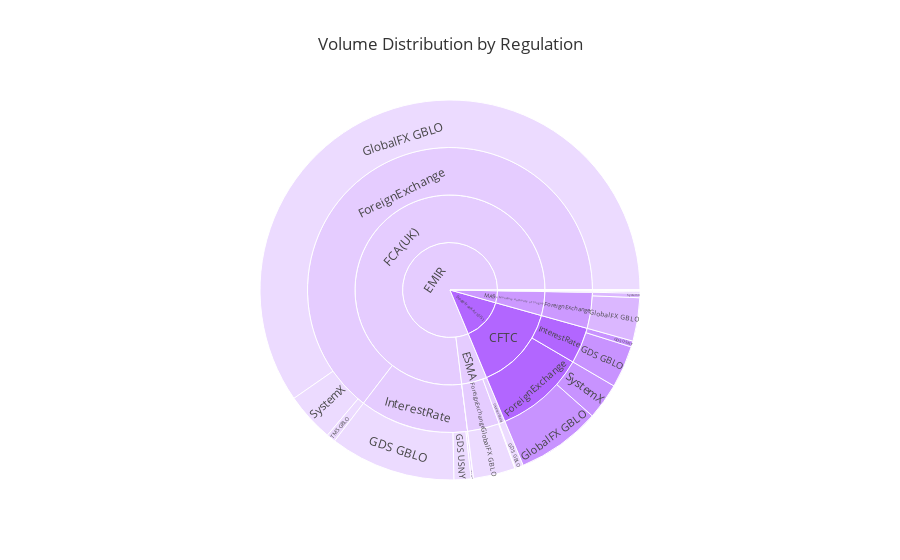

Write notebook code for a chart like this one.
### Code cell
label = []
parent = []
value = []
text = []
hoverinfo = []
color = []
# color_pallete = ['#ff9999', '#E5CCFF', '#CCFFCC','#D6DBDF', '#FFCCCC', '#A2D9CE', '#FFE5CC', '#CCE5FF', '#E0E0E0', '#CCFFE5']
color_pallete = ['#E5CCFF', '#CC99FF', '#B266FF','#9933FF', '#7F00FF', '#6600CC','#4C0099']
color_dict = {}

for i in range(0,len(list(dff['subjectIdentifier.regulatoryRegimeIdentifier.name'].unique()))):
    color_dict[list(dff['subjectIdentifier.regulatoryRegimeIdentifier.name'].unique())[i]] = color_pallete[i%(len(color_pallete))]

for i in list(dff['subjectIdentifier.regulatoryRegimeIdentifier.name'].unique()):
    label.append(i)
    text.append(i)
    parent.append('')
    val = dff[dff['subjectIdentifier.regulatoryRegimeIdentifier.name']==i].shape[0]
    value.append(val)
    color.append(color_dict[i])
    hoverinfo.append('Regime Name: ' + i + '<br>' + 'Count: ' + str(val))

for i in list(dff['subjectIdentifier.regulatoryRegimeIdentifier.name'].unique()):
    for j in list(dff[dff['subjectIdentifier.regulatoryRegimeIdentifier.name']==i]['subjectIdentifier.regulatoryRegimeIdentifier.regulatoryAuthority'].unique()):
        label.append(i + '/' + j)
        text.append(j)
        parent.append(i)
        color.append(color_dict[i])
        val = dff[(dff['subjectIdentifier.regulatoryRegimeIdentifier.name']==i) & (dff['subjectIdentifier.regulatoryRegimeIdentifier.regulatoryAuthority']==j)].shape[0]
        value.append(val)
        hoverinfo.append('Regime Name: ' + i + '<br>' + 
                         'Regulatory Authority: ' + j + '<br>' +
                         'Count: ' + str(val))

for i in list(dff['subjectIdentifier.regulatoryRegimeIdentifier.name'].unique()):
    for j in list(dff[dff['subjectIdentifier.regulatoryRegimeIdentifier.name']==i]['subjectIdentifier.regulatoryRegimeIdentifier.regulatoryAuthority'].unique()):
        for k in list(dff[(dff['subjectIdentifier.regulatoryRegimeIdentifier.regulatoryAuthority']==j) & (dff['subjectIdentifier.regulatoryRegimeIdentifier.name']==i)]['reportableData.assetClass'].unique()):
            label.append(i + '/' + j + '/' + k)
            text.append(k.replace(j+':',''))
            color.append(color_dict[i])
            parent.append(i + '/' + j)
            val = dff[(dff['subjectIdentifier.regulatoryRegimeIdentifier.regulatoryAuthority']==j) & (dff['subjectIdentifier.regulatoryRegimeIdentifier.name']==i) & (dff['reportableData.assetClass']==k)].shape[0]
            value.append(val)
            hoverinfo.append('Regime Name: ' + i + '<br>' + 
                             'Regulatory Authority: ' + j + '<br>' +
                             'Asset Class: ' + k + '<br>' +
                             'Count: ' + str(val))

for i in list(dff['subjectIdentifier.regulatoryRegimeIdentifier.name'].unique()):
    for j in list(dff[dff['subjectIdentifier.regulatoryRegimeIdentifier.name']==i]['subjectIdentifier.regulatoryRegimeIdentifier.regulatoryAuthority'].unique()):
        for k in list(dff[(dff['subjectIdentifier.regulatoryRegimeIdentifier.regulatoryAuthority']==j) & (dff['subjectIdentifier.regulatoryRegimeIdentifier.name']==i)]['reportableData.assetClass'].unique()):
            for l in list(dff[(dff['subjectIdentifier.regulatoryRegimeIdentifier.regulatoryAuthority']==j) & (dff['subjectIdentifier.regulatoryRegimeIdentifier.name']==i) & (dff['reportableData.assetClass']==k)]['subjectIdentifier.sourceSystem'].unique()):
                label.append(i + '/' + j + '/' + k + '/' + l)
                text.append(l)
                color.append(color_dict[i])
                parent.append(i + '/' + j + '/' + k)
                val = dff[(dff['subjectIdentifier.regulatoryRegimeIdentifier.regulatoryAuthority']==j) & (dff['subjectIdentifier.regulatoryRegimeIdentifier.name']==i) & (dff['reportableData.assetClass']==k) & (dff['subjectIdentifier.sourceSystem']==l)].shape[0]
                value.append(val)
                hoverinfo.append('Regime Name: ' + i + '<br>' + 
                             'Regulatory Authority: ' + j + '<br>' +
                             'Asset Class: ' + k + '<br>' +
                             'Source System: ' + l + '<br>' +
                             'Count: ' + str(val))

trace1 = go.Sunburst(
        text= text,
        labels = label,
        parents=parent,
        values = value,
        hovertext=hoverinfo,
        marker = dict(colors = color),
        # marker = dict(colors = ['red','yellow','green','blue','light blue','orange','purple','pink','grey','black']),
        hoverinfo="text",
        textinfo="text",
        branchvalues='total',
    )

fig = go.Figure(data = [trace1])

# fig.add_annotation(
#     x = 0,
#     y = 1.1,
#     text = "Actions Performed by Users in the one month period<br>Count of users: ",
#     showarrow =False,
#     font = dict(size=14, color='blue'),
# )

fig.update_layout(
    title='Volume Distribution by Regulation',
    template="ggplot2",
)

plotly.offline.plot(fig, filename = 'Volume Distribution by Regulation.html',auto_open=False)

fig.update_layout(
    height = 700,
)

fig.show()

### Figure 1 — Plotly figure (JSON) as saved in the notebook; plotly's stock layout.template omitted (floating-point values rounded to 4 significant figures)
{"data": [{"branchvalues": "total", "hoverinfo": "text", "hovertext": ["Regime Name: EMIR<br>Count: 150838", "Regime Name: MAS<br>Count: 7567", "Regime Name: Dodd-Frank Act (US)<br>Count: 26649", "Regime Name: Canada Rule 91-507<br>Count: 481", "Regime Name: EMIR<br>Regulatory Authority: FCA(UK)<br>Count: 142825", "Regime Name: EMIR<br>Regulatory Authority: ESMA<br>Count: 8013", "Regime Name: MAS<br>Regulatory Authority: The Monetary Authority of Singapore<br>Count: 7567", "Regime Name: Dodd-Frank Act (US)<br>Regulatory Authority: CFTC<br>Count: 26649", "Regime Name: Canada Rule 91-507<br>Regulatory Authority: Autorité des Marchés Financiers (QC, Canada)<br>Count: 151", "Regime Name: Canada Rule 91-507<br>Regulatory Authority: Ontario Securities Commission (ON, Canada)<br>Count: 298", "Regime Name: Canada Rule 91-507<br>Regulatory Authority: Manitoba Securities Commission (MB, Canada)<br>Count: 17", "Regime Name: Canada Rule 91-507<br>Regulatory Authority: Alberta Securities Commission (AB, Canada)<br>Count: 5", "Regime Name: Canada Rule 91-507<br>Regulatory Authority: Nova Scotia Securities Commission (NS, Canada)<br>Count: 10", "Regime Name: EMIR<br>Regulatory Authority: FCA(UK)<br>Asset Class: ForeignExchange<br>Count: 119879", "Regime Name: EMIR<br>Regulatory Authority: FCA(UK)<br>Asset Class: InterestRate<br>Count: 22943", "Regime Name: EMIR<br>Regulatory Authority: FCA(UK)<br>Asset Class: Credit<br>Count: 3", "Regime Name: EMIR<br>Regulatory Authority: ESMA<br>Asset Class: ForeignExchange<br>Count: 6740", "Regime Name: EMIR<br>Regulatory Authority: ESMA<br>Asset Class: InterestRate<br>Count: 1273", "Regime Name: MAS<br>Regulatory Authority: The Monetary Authority of Singapore<br>Asset Class: ForeignExchange<br>Count: 7567", "Regime Name: Dodd-Frank Act (US)<br>Regulatory Authority: CFTC<br>Asset Class: ForeignExchange<br>Count: 19063", "Regime Name: Dodd-Frank Act (US)<br>Regulatory Authority: CFTC<br>Asset Class: InterestRate<br>Count: 7586", "Regime Name: Canada Rule 91-507<br>Regulatory Authority: Autorité des Marchés Financiers (QC, Canada)<br>Asset Class: InterestRate<br>Count: 62", "Regime Name: Canada Rule 91-507<br>Regulatory Authority: Autorité des Marchés Financiers (QC, Canada)<br>Asset Class: ForeignExchange<br>Count: 89", "Regime Name: Canada Rule 91-507<br>Regulatory Authority: Ontario Securities Commission (ON, Canada)<br>Asset Class: InterestRate<br>Count: 81", "Regime Name: Canada Rule 91-507<br>Regulatory Authority: Ontario Securities Commission (ON, Canada)<br>Asset Class: ForeignExchange<br>Count: 217", "Regime Name: Canada Rule 91-507<br>Regulatory Authority: Manitoba Securities Commission (MB, Canada)<br>Asset Class: ForeignExchange<br>Count: 17", "Regime Name: Canada Rule 91-507<br>Regulatory Authority: Alberta Securities Commission (AB, Canada)<br>Asset Class: ForeignExchange<br>Count: 5", "Regime Name: Canada Rule 91-507<br>Regulatory Authority: Nova Scotia Securities Commission (NS, Canada)<br>Asset Class: ForeignExchange<br>Count: 4", "Regime Name: Canada Rule 91-507<br>Regulatory Authority: Nova Scotia Securities Commission (NS, Canada)<br>Asset Class: InterestRate<br>Count: 6", "Regime Name: EMIR<br>Regulatory Authority: FCA(UK)<br>Asset Class: ForeignExchange<br>Source System: GlobalFX GBLO<br>Count: 110688", "Regime Name: EMIR<br>Regulatory Authority: FCA(UK)<br>Asset Class: ForeignExchange<br>Source System: SystemX<br>Count: 7759", "Regime Name: EMIR<br>Regulatory Authority: FCA(UK)<br>Asset Class: ForeignExchange<br>Source System: TMS GBLO<br>Count: 1432", "Regime Name: EMIR<br>Regulatory Authority: FCA(UK)<br>Asset Class: InterestRate<br>Source System: GDS GBLO<br>Count: 19898", "Regime Name: EMIR<br>Regulatory Authority: FCA(UK)<br>Asset Class: InterestRate<br>Source System: GDS USNY<br>Count: 2685", "Regime Name: EMIR<br>Regulatory Authority: FCA(UK)<br>Asset Class: InterestRate<br>Source System: TMS GBLO<br>Count: 360", "Regime Name: EMIR<br>Regulatory Authority: FCA(UK)<br>Asset Class: Credit<br>Source System: ICE<br>Count: 3", "Regime Name: EMIR<br>Regulatory Authority: ESMA<br>Asset Class: ForeignExchange<br>Source System: GlobalFX GBLO<br>Count: 6620", "Regime Name: EMIR<br>Regulatory Authority: ESMA<br>Asset Class: ForeignExchange<br>Source System: SystemX<br>Count: 120", "Regime Name: EMIR<br>Regulatory Authority: ESMA<br>Asset Class: InterestRate<br>Source System: GDS GBLO<br>Count: 1273", "Regime Name: MAS<br>Regulatory Authority: The Monetary Authority of Singapore<br>Asset Class: ForeignExchange<br>Source System: GlobalFX GBLO<br>Count: 6843", "Regime Name: MAS<br>Regulatory Authority: The Monetary Authority of Singapore<br>Asset Class: ForeignExchange<br>Source System: SystemX<br>Count: 724", "Regime Name: Dodd-Frank Act (US)<br>Regulatory Authority: CFTC<br>Asset Class: ForeignExchange<br>Source System: GlobalFX GBLO<br>Count: 13307", "Regime Name: Dodd-Frank Act (US)<br>Regulatory Authority: CFTC<br>Asset Class: ForeignExchange<br>Source System: SystemX<br>Count: 5756", "Regime Name: Dodd-Frank Act (US)<br>Regulatory Authority: CFTC<br>Asset Class: InterestRate<br>Source System: GDS GBLO<br>Count: 6655", "Regime Name: Dodd-Frank Act (US)<br>Regulatory Authority: CFTC<br>Asset Class: InterestRate<br>Source System: GDS USNY<br>Count: 931", "Regime Name: Canada Rule 91-507<br>Regulatory Authority: Autorité des Marchés Financiers (QC, Canada)<br>Asset Class: InterestRate<br>Source System: GDS GBLO<br>Count: 62", "Regime Name: Canada Rule 91-507<br>Regulatory Authority: Autorité des Marchés Financiers (QC, Canada)<br>Asset Class: ForeignExchange<br>Source System: GlobalFX GBLO<br>Count: 80", "Regime Name: Canada Rule 91-507<br>Regulatory Authority: Autorité des Marchés Financiers (QC, Canada)<br>Asset Class: ForeignExchange<br>Source System: SystemX<br>Count: 9", "Regime Name: Canada Rule 91-507<br>Regulatory Authority: Ontario Securities Commission (ON, Canada)<br>Asset Class: InterestRate<br>Source System: GDS GBLO<br>Count: 75", "Regime Name: Canada Rule 91-507<br>Regulatory Authority: Ontario Securities Commission (ON, Canada)<br>Asset Class: InterestRate<br>Source System: GDS USNY<br>Count: 6", "Regime Name: Canada Rule 91-507<br>Regulatory Authority: Ontario Securities Commission (ON, Canada)<br>Asset Class: ForeignExchange<br>Source System: GlobalFX GBLO<br>Count: 200", "Regime Name: Canada Rule 91-507<br>Regulatory Authority: Ontario Securities Commission (ON, Canada)<br>Asset Class: ForeignExchange<br>Source System: SystemX<br>Count: 17", "Regime Name: Canada Rule 91-507<br>Regulatory Authority: Manitoba Securities Commission (MB, Canada)<br>Asset Class: ForeignExchange<br>Source System: GlobalFX GBLO<br>Count: 17", "Regime Name: Canada Rule 91-507<br>Regulatory Authority: Alberta Securities Commission (AB, Canada)<br>Asset Class: ForeignExchange<br>Source System: GlobalFX GBLO<br>Count: 5", "Regime Name: Canada Rule 91-507<br>Regulatory Authority: Nova Scotia Securities Commission (NS, Canada)<br>Asset Class: ForeignExchange<br>Source System: GlobalFX GBLO<br>Count: 4", "Regime Name: Canada Rule 91-507<br>Regulatory Authority: Nova Scotia Securities Commission (NS, Canada)<br>Asset Class: InterestRate<br>Source System: GDS USNY<br>Count: 6"], "labels": ["EMIR", "MAS", "Dodd-Frank Act (US)", "Canada Rule 91-507", "EMIR/FCA(UK)", "EMIR/ESMA", "MAS/The Monetary Authority of Singapore", "Dodd-Frank Act (US)/CFTC", "Canada Rule 91-507/Autorité des Marchés Financiers (QC, Canada)", "Canada Rule 91-507/Ontario Securities Commission (ON, Canada)", "Canada Rule 91-507/Manitoba Securities Commission (MB, Canada)", "Canada Rule 91-507/Alberta Securities Commission (AB, Canada)", "Canada Rule 91-507/Nova Scotia Securities Commission (NS, Canada)", "EMIR/FCA(UK)/ForeignExchange", "EMIR/FCA(UK)/InterestRate", "EMIR/FCA(UK)/Credit", "EMIR/ESMA/ForeignExchange", "EMIR/ESMA/InterestRate", "MAS/The Monetary Authority of Singapore/ForeignExchange", "Dodd-Frank Act (US)/CFTC/ForeignExchange", "Dodd-Frank Act (US)/CFTC/InterestRate", "Canada Rule 91-507/Autorité des Marchés Financiers (QC, Canada)/InterestRate", "Canada Rule 91-507/Autorité des Marchés Financiers (QC, Canada)/ForeignExchange", "Canada Rule 91-507/Ontario Securities Commission (ON, Canada)/InterestRate", "Canada Rule 91-507/Ontario Securities Commission (ON, Canada)/ForeignExchange", "Canada Rule 91-507/Manitoba Securities Commission (MB, Canada)/ForeignExchange", "Canada Rule 91-507/Alberta Securities Commission (AB, Canada)/ForeignExchange", "Canada Rule 91-507/Nova Scotia Securities Commission (NS, Canada)/ForeignExchange", "Canada Rule 91-507/Nova Scotia Securities Commission (NS, Canada)/InterestRate", "EMIR/FCA(UK)/ForeignExchange/GlobalFX GBLO", "EMIR/FCA(UK)/ForeignExchange/SystemX", "EMIR/FCA(UK)/ForeignExchange/TMS GBLO", "EMIR/FCA(UK)/InterestRate/GDS GBLO", "EMIR/FCA(UK)/InterestRate/GDS USNY", "EMIR/FCA(UK)/InterestRate/TMS GBLO", "EMIR/FCA(UK)/Credit/ICE", "EMIR/ESMA/ForeignExchange/GlobalFX GBLO", "EMIR/ESMA/ForeignExchange/SystemX", "EMIR/ESMA/InterestRate/GDS GBLO", "MAS/The Monetary Authority of Singapore/ForeignExchange/GlobalFX GBLO", "MAS/The Monetary Authority of Singapore/ForeignExchange/SystemX", "Dodd-Frank Act (US)/CFTC/ForeignExchange/GlobalFX GBLO", "Dodd-Frank Act (US)/CFTC/ForeignExchange/SystemX", "Dodd-Frank Act (US)/CFTC/InterestRate/GDS GBLO", "Dodd-Frank Act (US)/CFTC/InterestRate/GDS USNY", "Canada Rule 91-507/Autorité des Marchés Financiers (QC, Canada)/InterestRate/GDS GBLO", "Canada Rule 91-507/Autorité des Marchés Financiers (QC, Canada)/ForeignExchange/GlobalFX GBLO", "Canada Rule 91-507/Autorité des Marchés Financiers (QC, Canada)/ForeignExchange/SystemX", "Canada Rule 91-507/Ontario Securities Commission (ON, Canada)/InterestRate/GDS GBLO", "Canada Rule 91-507/Ontario Securities Commission (ON, Canada)/InterestRate/GDS USNY", "Canada Rule 91-507/Ontario Securities Commission (ON, Canada)/ForeignExchange/GlobalFX GBLO", "Canada Rule 91-507/Ontario Securities Commission (ON, Canada)/ForeignExchange/SystemX", "Canada Rule 91-507/Manitoba Securities Commission (MB, Canada)/ForeignExchange/GlobalFX GBLO", "Canada Rule 91-507/Alberta Securities Commission (AB, Canada)/ForeignExchange/GlobalFX GBLO", "Canada Rule 91-507/Nova Scotia Securities Commission (NS, Canada)/ForeignExchange/GlobalFX GBLO", "Canada Rule 91-507/Nova Scotia Securities Commission (NS, Canada)/InterestRate/GDS USNY"], "marker": {"colors": ["#E5CCFF", "#CC99FF", "#B266FF", "#9933FF", "#E5CCFF", "#E5CCFF", "#CC99FF", "#B266FF", "#9933FF", "#9933FF", "#9933FF", "#9933FF", "#9933FF", "#E5CCFF", "#E5CCFF", "#E5CCFF", "#E5CCFF", "#E5CCFF", "#CC99FF", "#B266FF", "#B266FF", "#9933FF", "#9933FF", "#9933FF", "#9933FF", "#9933FF", "#9933FF", "#9933FF", "#9933FF", "#E5CCFF", "#E5CCFF", "#E5CCFF", "#E5CCFF", "#E5CCFF", "#E5CCFF", "#E5CCFF", "#E5CCFF", "#E5CCFF", "#E5CCFF", "#CC99FF", "#CC99FF", "#B266FF", "#B266FF", "#B266FF", "#B266FF", "#9933FF", "#9933FF", "#9933FF", "#9933FF", "#9933FF", "#9933FF", "#9933FF", "#9933FF", "#9933FF", "#9933FF", "#9933FF"]}, "parents": ["", "", "", "", "EMIR", "EMIR", "MAS", "Dodd-Frank Act (US)", "Canada Rule 91-507", "Canada Rule 91-507", "Canada Rule 91-507", "Canada Rule 91-507", "Canada Rule 91-507", "EMIR/FCA(UK)", "EMIR/FCA(UK)", "EMIR/FCA(UK)", "EMIR/ESMA", "EMIR/ESMA", "MAS/The Monetary Authority of Singapore", "Dodd-Frank Act (US)/CFTC", "Dodd-Frank Act (US)/CFTC", "Canada Rule 91-507/Autorité des Marchés Financiers (QC, Canada)", "Canada Rule 91-507/Autorité des Marchés Financiers (QC, Canada)", "Canada Rule 91-507/Ontario Securities Commission (ON, Canada)", "Canada Rule 91-507/Ontario Securities Commission (ON, Canada)", "Canada Rule 91-507/Manitoba Securities Commission (MB, Canada)", "Canada Rule 91-507/Alberta Securities Commission (AB, Canada)", "Canada Rule 91-507/Nova Scotia Securities Commission (NS, Canada)", "Canada Rule 91-507/Nova Scotia Securities Commission (NS, Canada)", "EMIR/FCA(UK)/ForeignExchange", "EMIR/FCA(UK)/ForeignExchange", "EMIR/FCA(UK)/ForeignExchange", "EMIR/FCA(UK)/InterestRate", "EMIR/FCA(UK)/InterestRate", "EMIR/FCA(UK)/InterestRate", "EMIR/FCA(UK)/Credit", "EMIR/ESMA/ForeignExchange", "EMIR/ESMA/ForeignExchange", "EMIR/ESMA/InterestRate", "MAS/The Monetary Authority of Singapore/ForeignExchange", "MAS/The Monetary Authority of Singapore/ForeignExchange", "Dodd-Frank Act (US)/CFTC/ForeignExchange", "Dodd-Frank Act (US)/CFTC/ForeignExchange", "Dodd-Frank Act (US)/CFTC/InterestRate", "Dodd-Frank Act (US)/CFTC/InterestRate", "Canada Rule 91-507/Autorité des Marchés Financiers (QC, Canada)/InterestRate", "Canada Rule 91-507/Autorité des Marchés Financiers (QC, Canada)/ForeignExchange", "Canada Rule 91-507/Autorité des Marchés Financiers (QC, Canada)/ForeignExchange", "Canada Rule 91-507/Ontario Securities Commission (ON, Canada)/InterestRate", "Canada Rule 91-507/Ontario Securities Commission (ON, Canada)/InterestRate", "Canada Rule 91-507/Ontario Securities Commission (ON, Canada)/ForeignExchange", "Canada Rule 91-507/Ontario Securities Commission (ON, Canada)/ForeignExchange", "Canada Rule 91-507/Manitoba Securities Commission (MB, Canada)/ForeignExchange", "Canada Rule 91-507/Alberta Securities Commission (AB, Canada)/ForeignExchange", "Canada Rule 91-507/Nova Scotia Securities Commission (NS, Canada)/ForeignExchange", "Canada Rule 91-507/Nova Scotia Securities Commission (NS, Canada)/InterestRate"], "text": ["EMIR", "MAS", "Dodd-Frank Act (US)", "Canada Rule 91-507", "FCA(UK)", "ESMA", "The Monetary Authority of Singapore", "CFTC", "Autorité des Marchés Financiers (QC, Canada)", "Ontario Securities Commission (ON, Canada)", "Manitoba Securities Commission (MB, Canada)", "Alberta Securities Commission (AB, Canada)", "Nova Scotia Securities Commission (NS, Canada)", "ForeignExchange", "InterestRate", "Credit", "ForeignExchange", "InterestRate", "ForeignExchange", "ForeignExchange", "InterestRate", "InterestRate", "ForeignExchange", "InterestRate", "ForeignExchange", "ForeignExchange", "ForeignExchange", "ForeignExchange", "InterestRate", "GlobalFX GBLO", "SystemX", "TMS GBLO", "GDS GBLO", "GDS USNY", "TMS GBLO", "ICE", "GlobalFX GBLO", "SystemX", "GDS GBLO", "GlobalFX GBLO", "SystemX", "GlobalFX GBLO", "SystemX", "GDS GBLO", "GDS USNY", "GDS GBLO", "GlobalFX GBLO", "SystemX", "GDS GBLO", "GDS USNY", "GlobalFX GBLO", "SystemX", "GlobalFX GBLO", "GlobalFX GBLO", "GlobalFX GBLO", "GDS USNY"], "textinfo": "text", "type": "sunburst", "values": [150838, 7567, 26649, 481, 142825, 8013, 7567, 26649, 151, 298, 17, 5, 10, 119879, 22943, 3, 6740, 1273, 7567, 19063, 7586, 62, 89, 81, 217, 17, 5, 4, 6, 110688, 7759, 1432, 19898, 2685, 360, 3, 6620, 120, 1273, 6843, 724, 13307, 5756, 6655, 931, 62, 80, 9, 75, 6, 200, 17, 17, 5, 4, 6]}], "layout": {"autosize": true, "title": {"text": "Volume Distribution by Regulation"}}}
